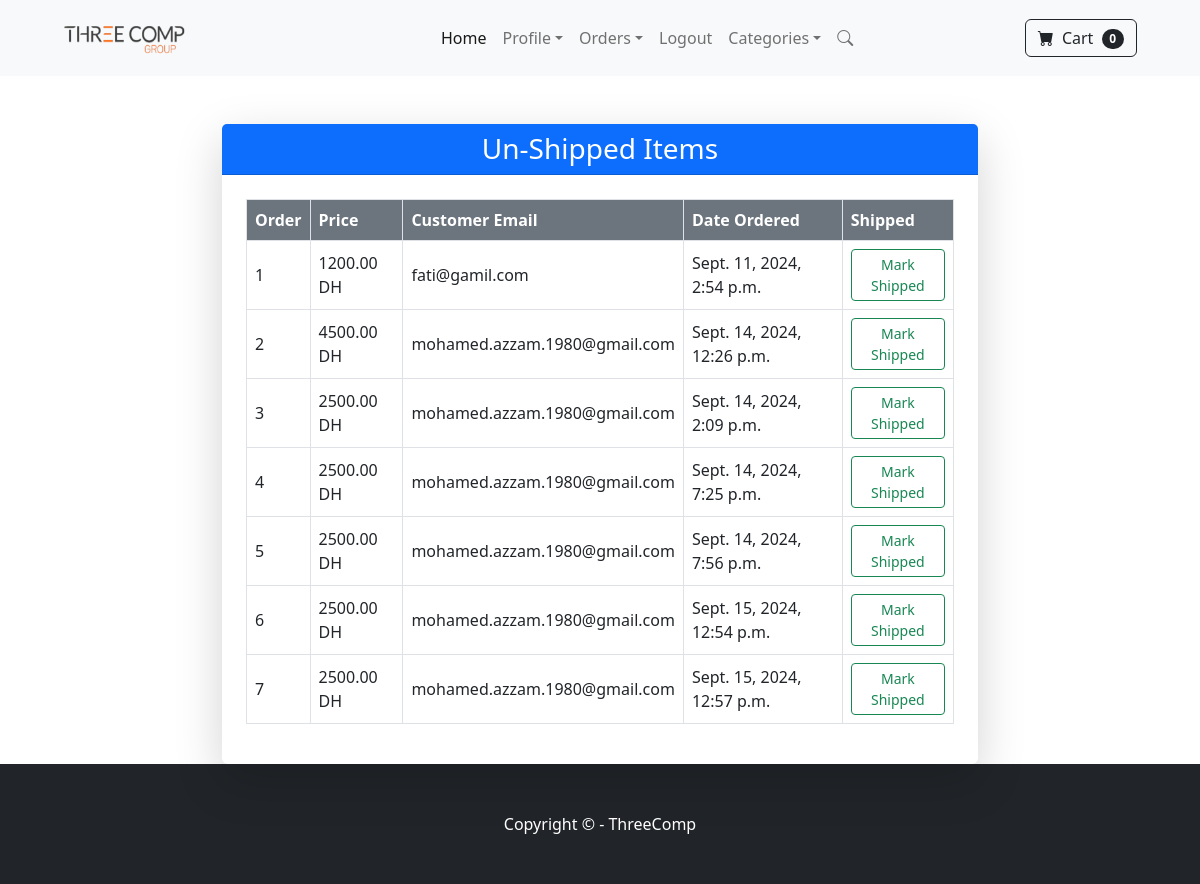
Page /payment/not_shipped_dash (signed in) on the committed database.
### payment/models.py (models this page shows, shortened)
class Order(models.Model):
    user = models.ForeignKey(User, on_delete=models.CASCADE, null=True, blank=True)
    full_name = models.CharField(max_length=250)
    email = models.EmailField(max_length=250)
    shipping_address = models.TextField(max_length=1500)
    amount_paid = models.DecimalField(max_digits=7, decimal_places=2)
    date_ordered = models.DateTimeField(auto_now_add=True)
    shipped = models.BooleanField(default=False)
    date_shipped = models.DateTimeField( null=True, blank=True)

### payment/views.py (the view, shortened to what this page needs)
# urls.py: path('not_shipped_dash',views.not_shipped_dash,name='not_shipped_dash'),
def not_shipped_dash(request):
    if request.user.is_authenticated and request.user.is_superuser:
        orders = Order.objects.filter(shipped=False)
        return render(request, 'not_shipped_dash.html',{'orders':orders})
    else:
        messages.success(request, "Access Denied !!")
        return redirect('base')

### cart/cart.py (called while the page is built)
    def __len__(self):
        return len(self.cart)

### cart/context_processors.py (called while the page is built)
def cart(request):
    return {'cart': Cart(request)}

### payment/Templates/not_shipped_dash.html (shortened to what this page needs)
{% extends 'Ecom/base.html' %}
{% load static %}
{% block content %}
<div class="container mt-5">
    <div class="row justify-content-center">
        <div class="col-lg-8">
            <div class="card shadow-lg border-0">
                <div class="card-header bg-primary text-white text-center">
                    <h3 class="mb-0">Un-Shipped Items</h3>
                </div>
                <div class="card-body p-4">
                    <table class="table table-hover table-bordered">
                        <thead class="bg-secondary text-white">
                            <tr>
                                <th scope="col">Order</th>
                                <th scope="col">Price</th>
                                <th scope="col">Customer Email</th>
                                <th scope="col">Date Ordered</th>
                                <th scope="col">Shipped</th>
                            </tr>
                        </thead>
                        <tbody>
                            {% for item in orders %}
                            <tr class="align-middle">
                                <td><a href="{% url 'orders' item.id %}" class="text-decoration-none text-dark">{{ item.id }}</a></td>
                                <td>{{ item.amount_paid }} DH</td>
                                <td>{{ item.email }}</td>
                                <td>{{ item.date_ordered }}</td>
                                <td>
                                    <form method="post">
                                        <button type="submit" class="btn btn-sm btn-outline-success">Mark Shipped</button>
                                    </form>
                                </td>
                            </tr>
                            {% empty %}
                            <tr>
                                <td colspan="5" class="text-center text-muted">No un-shipped items found.</td>
                            </tr>
                            {% endfor %}
                        </tbody>
                    </table>
                </div>
            </div>
        </div>
    </div>
</div>
{% endblock content %}

### rows in the picture
Order: id "1", amount_paid "1200.00", email "fati@gamil.com", date_ordered "Sept. 11, 2024, 2:54 p.m."
Order: id "2", amount_paid "4500.00", email "mohamed.azzam.1980@gmail.com", date_ordered "Sept. 14, 2024, 12:26 p.m."
Order: id "3", amount_paid "2500.00", email "mohamed.azzam.1980@gmail.com", date_ordered "Sept. 14, 2024, 2:09 p.m."
Order: id "4", amount_paid "2500.00", email "mohamed.azzam.1980@gmail.com", date_ordered "Sept. 14, 2024, 7:25 p.m."
Order: id "5", amount_paid "2500.00", email "mohamed.azzam.1980@gmail.com", date_ordered "Sept. 14, 2024, 7:56 p.m."
Order: id "6", amount_paid "2500.00", email "mohamed.azzam.1980@gmail.com", date_ordered "Sept. 15, 2024, 12:54 p.m."
Order: id "7", amount_paid "2500.00", email "mohamed.azzam.1980@gmail.com", date_ordered "Sept. 15, 2024, 12:57 p.m."

### other values in the picture
{{ cart|length }} "0"
